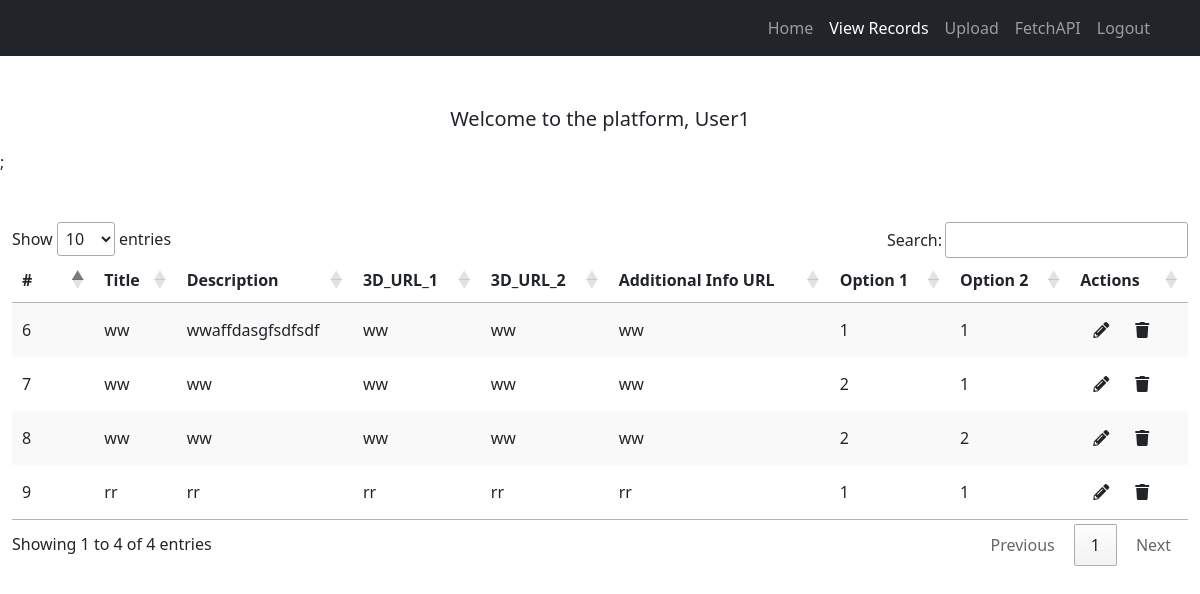
Before: /code/grid.php (signed in) with the older database file.
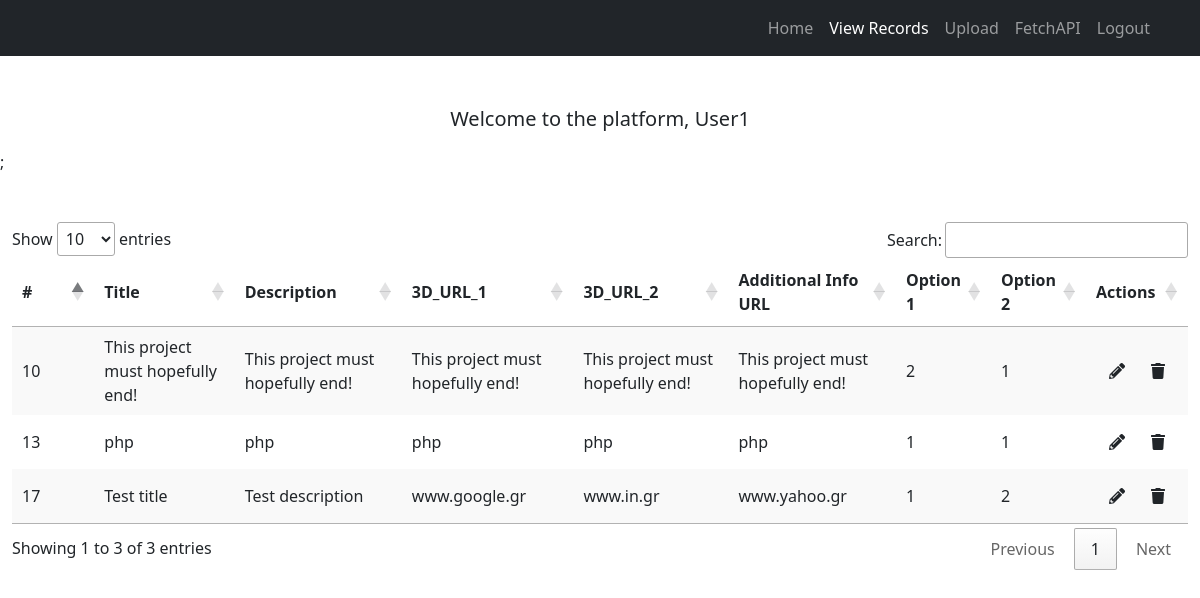
After: the same page with the newer database file.
### tables this page shows
CREATE TABLE `Data` (
  `Id` int(11) NOT NULL,
  `Title` varchar(50) DEFAULT NULL,
  `Description` text,
  `3durl1` text,
  `3durl2` text NOT NULL,
  `AdditionalInfoUrl` text,
  `Option1` varchar(30) DEFAULT NULL,
  `Option2` varchar(30) DEFAULT NULL
);

### code/functions.php (called while the page is built, shortened)
<?php
$host = 'api_mysql';
$data = 'api';
$user = 'user';
$pass = 'user';
$chrs = "utf8mb4";
$attr = "mysql:host=$host;dbname=$data;charset=$chrs";
$opts =
[
    PDO::ATTR_ERRMODE => PDO::ERRMODE_EXCEPTION,
    PDO::ATTR_DEFAULT_FETCH_MODE => PDO::FETCH_ASSOC,
    PDO::ATTR_EMULATE_PREPARES => false,
];
global $pdo;
try
{
    $pdo = new PDO($attr, $user, $pass, $opts);
}
catch (PDOException $ex)
{
    echo $ex->getMessage();
}
function fetchData()
{
    global $pdo;
    $result = array();
    $sql = "SELECT * from Data ORDER BY Id DESC";
    $stmt = $pdo->query($sql);
    try {
        $result = $stmt->fetchAll();
    } catch(PDOException $err) {
        echo $err->getMessage();
    }
    return $result;
}
?>

### code/grid.php (the view, shortened to what this page needs)
<?php
require_once 'header.php';
require_once 'functions.php';
if (isset($_SESSION['user']) && !empty($_SESSION['user']))
{
    $user = $_SESSION['user'];
    $loggedin = TRUE;
}
else $loggedin = FALSE;
include_once 'navbar.php';
if ($loggedin) {
    $user = $_SESSION['user'];
} else {
    $user = "please log in";
}
echo <<< _END
    <div class='container-fluid'>
        <div class='text-center mt-5'>
            <p class='lead'>Welcome to the platform, <strong>$user</strong></p>
        </div>
    </div>;
_END;
?>
        <?php if($loggedin) { ?>
            <div class="container-fluid">
                <div class="text-center mt-5">
                    <!-- <h1>Platform</h1>
                    <p class="lead">File List</p> -->
                </div>
            <?php
            echo "<table id='example' class='stripe' style='width:100%'>";
            echo "<thead>";
            echo "<tr>";
            echo "<th>#</th>";
            echo "<th>Title</th>";
            echo "<th>Description</th>";
            echo "<th>3D_URL_1</th>";
            echo "<th>3D_URL_2</th>";
            echo "<th>Additional Info URL</th>";
            echo "<th>Option 1</th>";
            echo "<th>Option 2</th>";
            echo "<th>Actions</th>";
            echo "</tr>";
            echo "</thead>";
            echo "<tbody>";
            if($result = fetchData()){
                foreach ($result as $row) {
                    echo "<tr>";
                    echo "<td style='width:7%'>" . $row['Id'] . "</td>";
                    echo "<td>" . $row['Title'] . "</td>";
                    echo "<td>" . $row['Description'] . "</td>";
                    echo "<td>" . $row['3durl1'] . "</td>";
                    echo "<td>" . $row['3durl2'] . "</td>";
                    echo "<td>" . $row['AdditionalInfoUrl'] . "</td>";
                    echo "<td>" . $row['Option1'] . "</td>";
                    echo "<td>" . $row['Option2'] . "</td>";
                     ?>
                    <td><div style="display:flex">
                        <button type="button" name="update" id="<?php echo $row['Id']; ?>" class="btn btn-xs update" ><i class="fa fa-pencil-alt" aria-hidden="true"></i></button>
                        <button type="button" name="delete" id="<?php echo $row['Id']; ?>" class="btn btn-xs delete" ><i class="fa fa-trash" aria-hidden="true"></i></button></div>
                    </td>
            <?php  echo "</tr>";
                }
            }
            ?>
            </table>
        </div>
        <?php
        } else {
            echo "<div></div>";
        }
        ?>
    </body>
</html>

### code/header.php (shortened to what this page needs)
<!DOCTYPE html>
<html lang="en">
    <head>
        <link href="css/styles.css" rel="stylesheet" />
        <link href="css/toastr.min.css" rel="stylesheet" />
        <link href="https://cdnjs.cloudflare.com/ajax/libs/dropzone/4.0.1/min/dropzone.min.css" rel="stylesheet">
        <link href="https://cdn.datatables.net/1.11.3/css/jquery.dataTables.min.css" rel="stylesheet">
        <link rel="stylesheet" href="css/fontawesome-free/css/all.min.css">
        <link rel="stylesheet" href="https://cdn.datatables.net/responsive/2.2.6/css/responsive.bootstrap.min.css">
    </head>
    <body>

### code/navbar.php (shortened to what this page needs)
<nav class="navbar navbar-expand-lg navbar-dark bg-dark">
    <div class="container">
        <div class="collapse navbar-collapse" id="navbarSupportedContent">
            <ul id="menu" class="navbar-nav ms-auto mb-2 mb-lg-0">
                <li class="nav-item"><a class="nav-link" id="home-nav" aria-current="page" href="index.php">Home</a></li>
                <li class="nav-item"><a class="nav-link" id="grid-nav" aria-current="page" href="grid.php">View Records</a></li>
                <li class="nav-item"><a class="nav-link" id="upload-nav" aria-current="page" href="upload.php">Upload</a></li>
                <li class="nav-item"><a class="nav-link" href="api.php">FetchAPI</a></li>
                <?php
                if ($loggedin) {
                    echo "<li class='nav-item'><a class='nav-link' href='logout.php'>Logout</a></li>";
                } else {
                    echo "<li class='nav-item'><a class='nav-link' href='login.php'>Login</a></li>";
                }
                ?>
            </ul>
        </div>
    </div>
</nav>

Changed rows visible on the page:
removed data: Id "9", Title "rr", Description "rr", 3durl1 "rr", 3durl2 "rr", AdditionalInfoUrl "rr", Option1 "1", Option2 "1"
removed data: Id "8", Title "ww", Description "ww", 3durl1 "ww", 3durl2 "ww", AdditionalInfoUrl "ww", Option1 "2", Option2 "2"
removed data: Id "7", Title "ww", Description "ww", 3durl1 "ww", 3durl2 "ww", AdditionalInfoUrl "ww", Option1 "2", Option2 "1"
removed data: Id "6", Title "ww", Description "wwaffdasgfsdfsdf", 3durl1 "ww", 3durl2 "ww", AdditionalInfoUrl "ww", Option1 "1", Option2 "1"
added data: Id "17", Title "Test title", Description "Test description", 3durl1 "www.google.gr", 3durl2 "www.in.gr", AdditionalInfoUrl "www.yahoo.gr", Option1 "1", Option2 "2"
added data: Id "13", Title "php", Description "php", 3durl1 "php", 3durl2 "php", AdditionalInfoUrl "php", Option1 "1", Option2 "1"
added data: Id "10", Title "This project must hopefully end!", Description "This project must hopefully end!", 3durl1 "This project must hopefully end!", 3durl2 "This project must hopefully end!", AdditionalInfoUrl "This project must hopefully end!", Option1 "2", Option2 "1"
Other visible differences:
text written by a page script: "Show entries Search: Showing 1 to 4 of 4 entries Previous 1 Next" → "Show entries Search: Showing 1 to 3 of 3 entries Previous 1 Next"
